Frame 1 (no input): blank canvas, image omitted
Frame 60 (the mouse pressed at the canvas centre just before this capture): blank canvas, image omitted
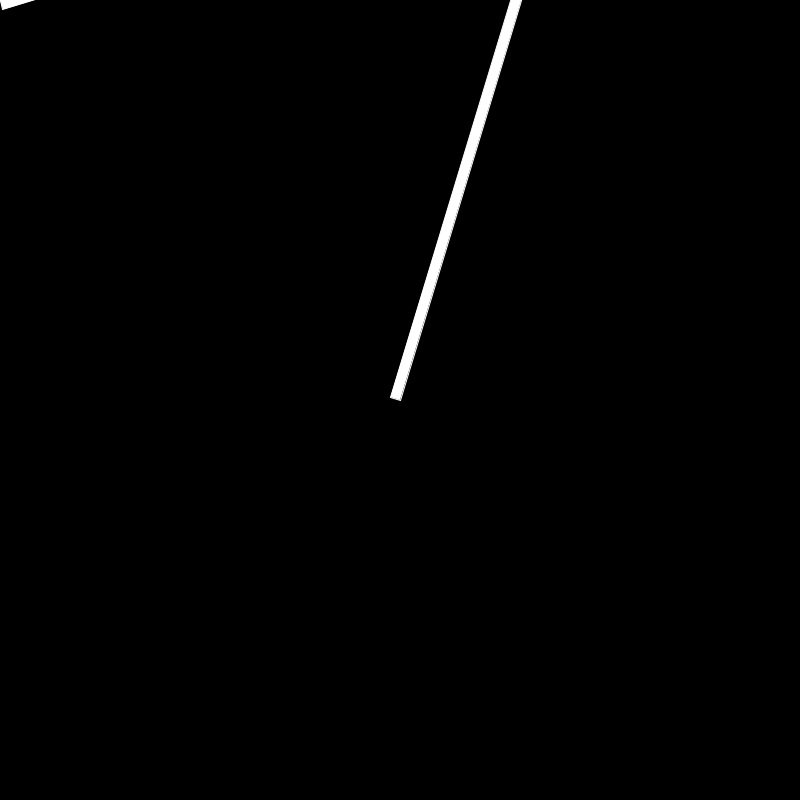
Frame 120 (the mouse held since frame 60 and released just before this capture)

The Processing sketch whose frames 1 and 60 were blank and that drew this single picture after the mouse press (run headless with seeded random() and noise(); from frame 60 on, the mouse is pressed at the canvas centre):

// Processing sketch: inverse_kinematics
// ── inverse_kinematics.pde
// 2 section arm

PVector Target;
PVector Joint0;
PVector Joint1;
int arm_len = 600;

void setup() {
  size(800,800);

  Target = new PVector(arm_len,arm_len);
  Joint0 = new PVector(0,0);
  Joint1 = new PVector(arm_len,arm_len);
}

void draw() {

  Target.x = mouseX;
  Target.y = mouseY;

  float q2 =  acos( ((Target.x * Target.x) + (Target.y * Target.y) - (arm_len * arm_len) - (arm_len * arm_len) )/(2 * arm_len * arm_len)) ;

  // q2 == NaN
  if ( q2 != q2) {
     q2 =  -acos( ((Target.x * Target.x) + (Target.y * Target.y) - (arm_len * arm_len) - (arm_len * arm_len) )/(2 * arm_len * arm_len)) ;
  }

  float q1 =  atan(Target.y/Target.x) - atan( (arm_len * sin(q2)) / (arm_len + arm_len * cos(q2) ) ) ;

  background(0);
  pushMatrix();
  translate(0, 0);
  rotate( q1 );
  fill(255);
  rect(0,0, arm_len, 10);
  translate(arm_len,0);
  rotate(q2);
  rect(0,0, arm_len, 10);
  popMatrix();
  stroke(255);
}
